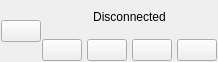
<?xml version="1.0" encoding="UTF-8"?>
<ui version="4.0">
 <class>Form</class>
 <widget class="QWidget" name="Form">
  <property name="geometry">
   <rect>
    <x>0</x>
    <y>0</y>
    <width>214</width>
    <height>62</height>
   </rect>
  </property>
  <property name="sizePolicy">
   <sizepolicy hsizetype="Maximum" vsizetype="Maximum">
    <horstretch>0</horstretch>
    <verstretch>0</verstretch>
   </sizepolicy>
  </property>
  <property name="windowTitle">
   <string>Form</string>
  </property>
  <layout class="QHBoxLayout" name="horizontalLayout">
   <property name="spacing">
    <number>1</number>
   </property>
   <property name="leftMargin">
    <number>1</number>
   </property>
   <property name="topMargin">
    <number>1</number>
   </property>
   <property name="rightMargin">
    <number>1</number>
   </property>
   <property name="bottomMargin">
    <number>1</number>
   </property>
   <item>
    <layout class="QVBoxLayout" name="verticalLayout">
     <property name="spacing">
      <number>0</number>
     </property>
     <item>
      <widget class="QPushButton" name="btn_Person">
       <property name="sizePolicy">
        <sizepolicy hsizetype="Maximum" vsizetype="Maximum">
         <horstretch>0</horstretch>
         <verstretch>0</verstretch>
        </sizepolicy>
       </property>
       <property name="text">
        <string/>
       </property>
       <property name="icon">
        <iconset>
         <normaloff>images/Blank_woman_placeholder.png</normaloff>images/Blank_woman_placeholder.png</iconset>
       </property>
       <property name="iconSize">
        <size>
         <width>50</width>
         <height>50</height>
        </size>
       </property>
      </widget>
     </item>
    </layout>
   </item>
   <item>
    <layout class="QVBoxLayout" name="verticalLayout_2">
     <property name="spacing">
      <number>6</number>
     </property>
     <item>
      <widget class="QLabel" name="lbl_Status">
       <property name="sizePolicy">
        <sizepolicy hsizetype="Preferred" vsizetype="Preferred">
         <horstretch>0</horstretch>
         <verstretch>0</verstretch>
        </sizepolicy>
       </property>
       <property name="maximumSize">
        <size>
         <width>200</width>
         <height>16777215</height>
        </size>
       </property>
       <property name="text">
        <string>Disconnected</string>
       </property>
       <property name="alignment">
        <set>Qt::AlignCenter</set>
       </property>
      </widget>
     </item>
     <item>
      <layout class="QHBoxLayout" name="horizontalLayout_2">
       <property name="spacing">
        <number>5</number>
       </property>
       <item>
        <widget class="QPushButton" name="btn_Commit">
         <property name="sizePolicy">
          <sizepolicy hsizetype="Maximum" vsizetype="Maximum">
           <horstretch>0</horstretch>
           <verstretch>0</verstretch>
          </sizepolicy>
         </property>
         <property name="toolTip">
          <string>Commit this Project to the Corpus</string>
         </property>
         <property name="text">
          <string/>
         </property>
         <property name="icon">
          <iconset>
           <normaloff>icons/icon_commit.png</normaloff>icons/icon_commit.png</iconset>
         </property>
         <property name="iconSize">
          <size>
           <width>20</width>
           <height>20</height>
          </size>
         </property>
        </widget>
       </item>
       <item>
        <widget class="QPushButton" name="btn_CheckOut">
         <property name="sizePolicy">
          <sizepolicy hsizetype="Maximum" vsizetype="Maximum">
           <horstretch>0</horstretch>
           <verstretch>0</verstretch>
          </sizepolicy>
         </property>
         <property name="toolTip">
          <string>Check Out: Prevents others from editing this project</string>
         </property>
         <property name="text">
          <string/>
         </property>
         <property name="icon">
          <iconset>
           <normaloff>icons/icon_lock_green.png</normaloff>
           <normalon>icons/icon_check_out.png</normalon>icons/icon_lock_green.png</iconset>
         </property>
         <property name="iconSize">
          <size>
           <width>20</width>
           <height>20</height>
          </size>
         </property>
         <property name="checkable">
          <bool>true</bool>
         </property>
         <property name="checked">
          <bool>false</bool>
         </property>
        </widget>
       </item>
       <item>
        <widget class="QPushButton" name="btn_Update">
         <property name="toolTip">
          <string>Update Local List</string>
         </property>
         <property name="text">
          <string/>
         </property>
         <property name="icon">
          <iconset>
           <normaloff>icons/icon_update.png</normaloff>icons/icon_update.png</iconset>
         </property>
         <property name="iconSize">
          <size>
           <width>20</width>
           <height>20</height>
          </size>
         </property>
        </widget>
       </item>
       <item>
        <widget class="QPushButton" name="btn_Options">
         <property name="sizePolicy">
          <sizepolicy hsizetype="Maximum" vsizetype="Maximum">
           <horstretch>0</horstretch>
           <verstretch>0</verstretch>
          </sizepolicy>
         </property>
         <property name="toolTip">
          <string>Options</string>
         </property>
         <property name="text">
          <string/>
         </property>
         <property name="icon">
          <iconset>
           <normaloff>icons/icon_options.png</normaloff>icons/icon_options.png</iconset>
         </property>
         <property name="iconSize">
          <size>
           <width>20</width>
           <height>20</height>
          </size>
         </property>
        </widget>
       </item>
      </layout>
     </item>
    </layout>
   </item>
  </layout>
 </widget>
 <resources/>
 <connections/>
</ui>
